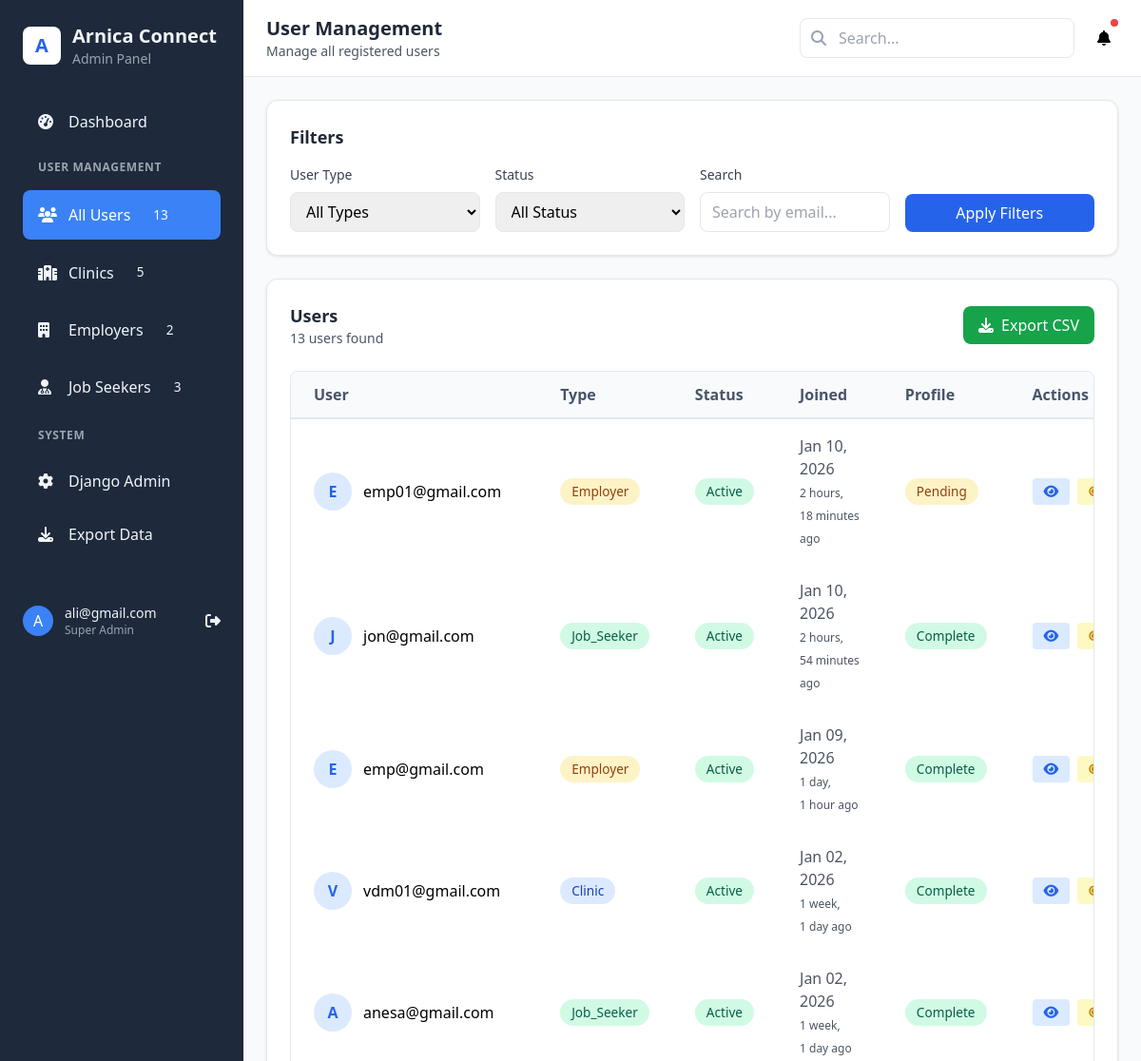
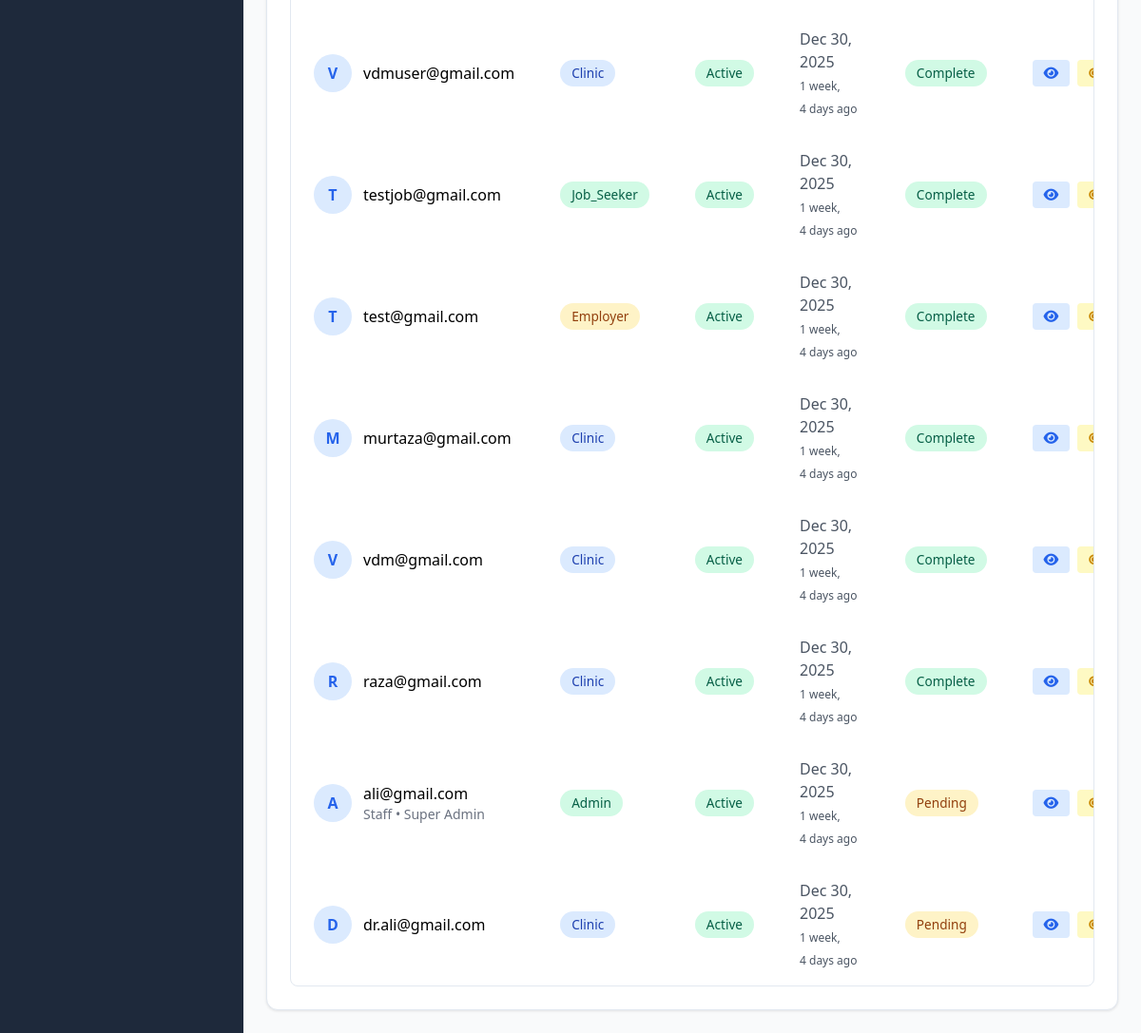
/admin-custom/users/ (signed in), run on the app's committed database (2 pictures, top to bottom).
### accounts/models.py (models this page shows, shortened)
class User(AbstractBaseUser, PermissionsMixin):
    USER_TYPE_CHOICES = (
        ('clinic', 'Clinic'),
        ('employer', 'Employer'),
        ('job_seeker', 'Job Seeker'),
        ('admin', 'Admin'),
    )
    email = models.EmailField(unique=True)
    user_type = models.CharField(max_length=20, choices=USER_TYPE_CHOICES)
    is_active = models.BooleanField(default=True)
    is_staff = models.BooleanField(default=False)
    date_joined = models.DateTimeField(auto_now_add=True)
    agree_to_terms = models.BooleanField(default=False)
    objects = UserManager()
    USERNAME_FIELD = 'email'
    REQUIRED_FIELDS = ['user_type']

### custom_admin/views.py (the view)
# urls.py: path('users/', views.manage_users, name='manage_users'),
@login_required
@user_passes_test(is_admin)
def manage_users(request):
    users = User.objects.all().order_by('-date_joined')
    user_type = request.GET.get('user_type', '')
    if user_type:
        users = users.filter(user_type=user_type)
    is_active = request.GET.get('is_active', '')
    if is_active:
        users = users.filter(is_active=is_active == 'true')
    search = request.GET.get('search', '')
    if search:
        users = users.filter(
            Q(email__icontains=search) |
            Q(user_type__icontains=search)
        )
    context = {
        'users': users,
        'user_types': User.USER_TYPE_CHOICES,
        'filters': {
            'user_type': user_type,
            'is_active': is_active,
            'search': search,
        }
    }
    return render(request, 'custom_admin/manage_users.html', context)

### custom_admin/context_processors.py (called while the page is built)
def admin_stats(request):
    if request.path.startswith('/admin-custom/'):
        return {
            'total_users': User.objects.count(),
            'total_clinics': ClinicProfile.objects.count(),
            'total_employers': EmployerProfile.objects.count(),
            'total_job_seekers': JobSeekerProfile.objects.count(),
        }
    return {}

### custom_admin/views.py (called while the page is built)
def is_admin(user):
    return user.is_staff and user.is_superuser

### custom_admin/templates/custom_admin/manage_users.html (shortened to what this page needs)
{% extends 'custom_admin/base.html' %}
{% block page_title %}User Management{% endblock %}
{% block page_subtitle %}Manage all registered users{% endblock %}
{% block content %}
<div class="space-y-6">
    <div class="card p-6">
        <h3 class="text-lg font-semibold text-gray-800 mb-4">Filters</h3>
        <form method="get" class="grid grid-cols-1 md:grid-cols-4 gap-4">
            <div>
                <label class="block text-sm font-medium text-gray-700 mb-2">User Type</label>
                <select name="user_type" class="w-full px-3 py-2 border rounded-lg focus:ring-2 focus:ring-blue-500">
                    <option value="">All Types</option>
                </select>
            </div>
            <div>
                <label class="block text-sm font-medium text-gray-700 mb-2">Status</label>
                <select name="is_active" class="w-full px-3 py-2 border rounded-lg focus:ring-2 focus:ring-blue-500">
                    <option value="">All Status</option>
                </select>
            </div>
            <div>
                <label class="block text-sm font-medium text-gray-700 mb-2">Search</label>
                <input type="text" name="search" value="{{ filters.search }}"
                       placeholder="Search by email..."
                       class="w-full px-3 py-2 border rounded-lg focus:ring-2 focus:ring-blue-500">
            </div>
            <div class="flex items-end">
                <button type="submit" class="w-full px-4 py-2 bg-blue-600 text-white rounded-lg hover:bg-blue-700">
                    Apply Filters
                </button>
            </div>
        </form>
    </div>
    <div class="card p-6">
        <div class="flex justify-between items-center mb-6">
            <div>
                <h3 class="text-lg font-semibold text-gray-800">Users</h3>
                <p class="text-gray-600 text-sm">{{ users.count }} users found</p>
            </div>
            <div class="flex space-x-3">
                <a href="{% url 'custom_admin:export_users_csv' %}"
                   class="px-4 py-2 bg-green-600 text-white rounded-lg hover:bg-green-700 flex items-center">
                    <i class="fas fa-download mr-2"></i> Export CSV
                </a>
            </div>
        </div>
        <div class="table-container">
            <table>
                <thead>
                    <tr>
                        <th class="px-6 py-3 text-left">User</th>
                        <th class="px-6 py-3 text-left">Type</th>
                        <th class="px-6 py-3 text-left">Status</th>
                        <th class="px-6 py-3 text-left">Joined</th>
                        <th class="px-6 py-3 text-left">Profile</th>
                        <th class="px-6 py-3 text-left">Actions</th>
                    </tr>
                </thead>
                <tbody>
                    {% for user in users %}
                    <tr>
                        <td class="px-6 py-4">
                            <div class="flex items-center">
                                <div class="w-10 h-10 bg-blue-100 rounded-full flex items-center justify-center text-blue-600 font-bold mr-3">
                                    {{ user.email|first|upper }}
                                </div>
                                <div>
                                    <p class="font-medium">{{ user.email }}</p>
                                    <p class="text-gray-500 text-sm">
                                        {% if user.is_staff %}Staff{% endif %}
                                        {% if user.is_superuser %} • Super Admin{% endif %}
                                    </p>
                                </div>
                            </div>
                        </td>
                        <td class="px-6 py-4">
                            <span class="badge {% if user.user_type == 'clinic' %}badge-info{% elif user.user_type == 'employer' %}badge-warning{% else %}badge-success{% endif %}">
                                {{ user.user_type|title }}
                            </span>
                        </td>
                        <td class="px-6 py-4">
                            <span class="badge {% if user.is_active %}badge-success{% else %}badge-danger{% endif %}">
                                {{ user.is_active|yesno:"Active,Inactive" }}
                            </span>
                        </td>
                        <td class="px-6 py-4 text-gray-600">
                            {{ user.date_joined|date:"M d, Y" }}
                            <br>
                            <span class="text-xs">{{ user.date_joined|timesince }} ago</span>
                        </td>
                        <td class="px-6 py-4">
                            {% if user.user_type == 'clinic' and user.clinic_profile %}
                                <span class="badge badge-success">Complete</span>
                            {% elif user.user_type == 'employer' and user.employer_profile %}
                                <span class="badge badge-success">Complete</span>
                            {% elif user.user_type == 'job_seeker' and user.job_seeker_profile %}
                                <span class="badge badge-success">Complete</span>
                            {% else %}
                                <span class="badge badge-warning">Pending</span>
                            {% endif %}
                        </td>
                        <td class="px-6 py-4">
                            <div class="flex space-x-2">
                                <a href="{% url 'custom_admin:user_detail' user.id %}"
                                   class="px-3 py-1 bg-blue-100 text-blue-600 rounded text-sm hover:bg-blue-200"
                                   data-tooltip="View Details">
                                    <i class="fas fa-eye"></i>
                                </a>
                                <button onclick="toggleUserStatus('{{ user.id }}', {{ user.is_active|yesno:'true,false' }})"
                                        class="px-3 py-1 {% if user.is_active %}bg-yellow-100 text-yellow-600 hover:bg-yellow-200{% else %}bg-green-100 text-green-600 hover:bg-green-200{% endif %} rounded text-sm"
                                        data-tooltip="{{ user.is_active|yesno:'Deactivate,Activate' }}">
                                    <i class="fas {% if user.is_active %}fa-toggle-off{% else %}fa-toggle-on{% endif %}"></i>
                                </button>
                            </div>
                        </td>
                    </tr>
                    {% endfor %}
                </tbody>
            </table>
        </div>
    </div>
</div>
{% endblock %}

### custom_admin/templates/custom_admin/base.html (shortened to what this page needs)
<!DOCTYPE html>
<html lang="en">
<head>
    <script src="https://cdn.tailwindcss.com"></script>
    <link rel="stylesheet" href="https://cdnjs.cloudflare.com/ajax/libs/font-awesome/6.4.0/css/all.min.css">
</head>
<body class="bg-gray-50">
    <div class="flex h-screen">
        <div class="sidebar w-64 flex-shrink-0 hidden md:block">
            <div class="p-6">
                <div class="flex items-center space-x-3 mb-8">
                    <div class="w-10 h-10 bg-white rounded-lg flex items-center justify-center">
                        <span class="text-blue-600 font-bold text-xl">A</span>
                    </div>
                    <div>
                        <h1 class="text-xl font-bold">Arnica Connect</h1>
                        <p class="text-sm text-gray-400">Admin Panel</p>
                    </div>
                </div>
                <nav class="space-y-2">
                    <a href="{% url 'custom_admin:dashboard' %}"
                       class="flex items-center space-x-3 px-4 py-3 rounded-lg {% if request.resolver_match.url_name == 'dashboard' %}active{% endif %}">
                        <i class="fas fa-tachometer-alt w-5"></i>
                        <span>Dashboard</span>
                    </a>
                    <div class="px-4 py-2 text-xs font-semibold text-gray-400 uppercase tracking-wider">
                        User Management
                    </div>
                    <a href="{% url 'custom_admin:manage_users' %}"
                       class="flex items-center space-x-3 px-4 py-3 rounded-lg {% if request.resolver_match.url_name == 'manage_users' %}active{% endif %}">
                        <i class="fas fa-users w-5"></i>
                        <span>All Users</span>
                        <span class="ml-auto badge">{{ total_users|default:"0" }}</span>
                    </a>
                    <a href="{% url 'custom_admin:manage_clinics' %}"
                       class="flex items-center space-x-3 px-4 py-3 rounded-lg {% if request.resolver_match.url_name == 'manage_clinics' %}active{% endif %}">
                        <i class="fas fa-hospital w-5"></i>
                        <span>Clinics</span>
                        <span class="ml-auto badge">{{ total_clinics|default:"0" }}</span>
                    </a>
                    <a href="{% url 'custom_admin:manage_employers' %}"
                       class="flex items-center space-x-3 px-4 py-3 rounded-lg {% if request.resolver_match.url_name == 'manage_employers' %}active{% endif %}">
                        <i class="fas fa-building w-5"></i>
                        <span>Employers</span>
                        <span class="ml-auto badge">{{ total_employers|default:"0" }}</span>
                    </a>
                    <a href="{% url 'custom_admin:manage_job_seekers' %}"
                       class="flex items-center space-x-3 px-4 py-3 rounded-lg {% if request.resolver_match.url_name == 'manage_job_seekers' %}active{% endif %}">
                        <i class="fas fa-user-md w-5"></i>
                        <span>Job Seekers</span>
                        <span class="ml-auto badge">{{ total_job_seekers|default:"0" }}</span>
                    </a>
                    <div class="px-4 py-2 text-xs font-semibold text-gray-400 uppercase tracking-wider mt-8">
                        System
                    </div>
                    <a href="{% url 'admin:index' %}" target="_blank" class="flex items-center space-x-3 px-4 py-3 rounded-lg">
                        <i class="fas fa-cog w-5"></i>
                        <span>Django Admin</span>
                    </a>
                    <a href="{% url 'custom_admin:export_users_csv' %}" class="flex items-center space-x-3 px-4 py-3 rounded-lg">
                        <i class="fas fa-download w-5"></i>
                        <span>Export Data</span>
                    </a>
                </nav>
            </div>
            <div class="mt-auto p-6 border-t border-gray-800">
                <div class="flex items-center space-x-3">
                    <div class="w-8 h-8 bg-blue-500 rounded-full flex items-center justify-center text-white">
                        {{ request.user.email|first|upper }}
                    </div>
                    <div class="flex-1">
                        <p class="text-sm font-medium">{{ request.user.email }}</p>
                        <p class="text-xs text-gray-400">Super Admin</p>
                    </div>
                    <a href="{% url 'admin:logout' %}" class="text-gray-400 hover:text-white">
                        <i class="fas fa-sign-out-alt"></i>
                    </a>
                </div>
            </div>
        </div>
        <div class="flex-1 overflow-auto">
            <div class="bg-white border-b px-6 py-4">
                <div class="flex justify-between items-center">
                    <div>
                        <h2 class="text-xl font-bold text-gray-800">{% block page_title %}Dashboard{% endblock %}</h2>
                        <p class="text-gray-600 text-sm">{% block page_subtitle %}Overview and statistics{% endblock %}</p>
                    </div>
                    <div class="flex items-center space-x-4">
                        <div class="relative search-box">
                            <i class="fas fa-search"></i>
                            <input type="text" placeholder="Search..." class="pl-10 pr-4 py-2 border rounded-lg focus:outline-none focus:ring-2 focus:ring-blue-500">
                        </div>
                        <div class="relative">
                            <button class="p-2 hover:bg-gray-100 rounded-lg">
                                <i class="fas fa-bell"></i>
                                <span class="absolute top-0 right-0 w-2 h-2 bg-red-500 rounded-full"></span>
                            </button>
                        </div>
                    </div>
                </div>
            </div>
            <div class="p-6">
                {% block content %}{% endblock %}
            </div>
        </div>
    </div>
</body>
</html>

### custom_admin/templates/custom_admin/base.html (style rules this page uses)
:root { --primary-color: #3b82f6; --primary-dark: #1d4ed8; --primary-light: #dbeafe; --secondary-color: #64748b; --success-color: #10b981; --warning-color: #f59e0b; --danger-color: #ef4444; --sidebar-bg: #1e293b; --sidebar-text: #f1f5f9; --sidebar-hover: #334155; }
.sidebar { background: var(--sidebar-bg); color: var(--sidebar-text); transition: all 0.3s ease; }
.sidebar a { color: var(--sidebar-text); text-decoration: none; transition: all 0.2s ease; }
.sidebar .active { background: var(--primary-color); color: white; }
.card { background: white; border-radius: 12px; box-shadow: 0 1px 3px rgba(0,0,0,0.1); border: 1px solid #e2e8f0; transition: all 0.3s ease; }
.table-container { overflow-x: auto; border-radius: 8px; border: 1px solid #e2e8f0; }
table { width: 100%; border-collapse: separate; border-spacing: 0; }
thead { background: #f8fafc; }
th { font-weight: 600; color: #475569; border-bottom: 2px solid #e2e8f0; }
.badge { display: inline-flex; align-items: center; padding: 4px 12px; border-radius: 20px; font-size: 0.85rem; font-weight: 500; }
.badge-success { background: #d1fae5; color: #065f46; }
.badge-warning { background: #fef3c7; color: #92400e; }
.badge-info { background: #dbeafe; color: #1e40af; }
.search-box { position: relative; }
.search-box input { padding-left: 40px; }
.search-box i { position: absolute; left: 12px; top: 50%; transform: translateY(-50%); color: #94a3b8; }

### data on the page
User: user.email|first "A", user.email "ali@gmail.com", email|first "A", email "ali@gmail.com", is_staff "Staff", is_superuser "• Super Admin", user_type "Admin", is_active "Active", date_joined "Dec 30, 2025", date_joined "1 week, 4 days", shows "Pending"
User: email|first "E", email "emp01@gmail.com", user_type "Employer", is_active "Active", date_joined "Jan 10, 2026", date_joined "2 hours, 18 minutes", shows "Pending"
User: email|first "J", email "jon@gmail.com", user_type "Job_Seeker", is_active "Active", date_joined "Jan 10, 2026", date_joined "2 hours, 54 minutes", shows "Complete"
User: email|first "E", email "emp@gmail.com", user_type "Employer", is_active "Active", date_joined "Jan 09, 2026", date_joined "1 day, 1 hour", shows "Complete"
User: email|first "V", email "vdm01@gmail.com", user_type "Clinic", is_active "Active", date_joined "Jan 02, 2026", date_joined "1 week, 1 day", shows "Complete"
User: email|first "A", email "anesa@gmail.com", user_type "Job_Seeker", is_active "Active", date_joined "Jan 02, 2026", date_joined "1 week, 1 day", shows "Complete"
User: email|first "V", email "vdmuser@gmail.com", user_type "Clinic", is_active "Active", date_joined "Dec 30, 2025", date_joined "1 week, 4 days", shows "Complete"
User: email|first "T", email "testjob@gmail.com", user_type "Job_Seeker", is_active "Active", date_joined "Dec 30, 2025", date_joined "1 week, 4 days", shows "Complete"
User: email|first "T", email "test@gmail.com", user_type "Employer", is_active "Active", date_joined "Dec 30, 2025", date_joined "1 week, 4 days", shows "Complete"
User: email|first "M", email "murtaza@gmail.com", user_type "Clinic", is_active "Active", date_joined "Dec 30, 2025", date_joined "1 week, 4 days", shows "Complete"
User: email|first "V", email "vdm@gmail.com", user_type "Clinic", is_active "Active", date_joined "Dec 30, 2025", date_joined "1 week, 4 days", shows "Complete"
User: email|first "R", email "raza@gmail.com", user_type "Clinic", is_active "Active", date_joined "Dec 30, 2025", date_joined "1 week, 4 days", shows "Complete"
User: email|first "D", email "dr.ali@gmail.com", user_type "Clinic", is_active "Active", date_joined "Dec 30, 2025", date_joined "1 week, 4 days", shows "Pending"

### other printed values
{{ total_users|default:"0" }} "13"
{{ total_clinics|default:"0" }} "5"
{{ total_employers|default:"0" }} "2"
{{ total_job_seekers|default:"0" }} "3"
{{ users.count }} "13"
